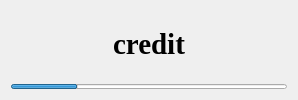
<?xml version="1.0" encoding="UTF-8"?>
<ui version="4.0">
 <class>dialogSmsCredit</class>
 <widget class="QDialog" name="dialogSmsCredit">
  <property name="windowModality">
   <enum>Qt::WindowModal</enum>
  </property>
  <property name="geometry">
   <rect>
    <x>0</x>
    <y>0</y>
    <width>298</width>
    <height>100</height>
   </rect>
  </property>
  <property name="minimumSize">
   <size>
    <width>200</width>
    <height>100</height>
   </size>
  </property>
  <property name="maximumSize">
   <size>
    <width>500</width>
    <height>100</height>
   </size>
  </property>
  <property name="windowTitle">
   <string>Sms Credit Admin</string>
  </property>
  <property name="windowIcon">
   <iconset resource="custom.qrc">
    <normaloff>:/icons/images/icons/envelope2.png</normaloff>:/icons/images/icons/envelope2.png</iconset>
  </property>
  <layout class="QVBoxLayout" name="verticalLayout">
   <item>
    <widget class="QLabel" name="labelCredit">
     <property name="font">
      <font>
       <family>Times New Roman</family>
       <pointsize>22</pointsize>
       <weight>75</weight>
       <bold>true</bold>
      </font>
     </property>
     <property name="text">
      <string>credit</string>
     </property>
     <property name="alignment">
      <set>Qt::AlignCenter</set>
     </property>
    </widget>
   </item>
   <item>
    <widget class="QProgressBar" name="progressBar">
     <property name="maximumSize">
      <size>
       <width>16777215</width>
       <height>5</height>
      </size>
     </property>
     <property name="value">
      <number>24</number>
     </property>
     <property name="textVisible">
      <bool>false</bool>
     </property>
    </widget>
   </item>
  </layout>
 </widget>
 <resources>
  <include location="custom.qrc"/>
 </resources>
 <connections/>
</ui>
